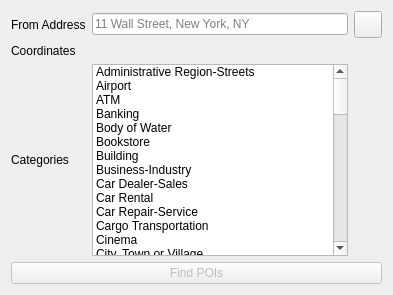
         <widget class="QWidget" name="tab_11">
          <attribute name="title">
           <string>Single Address Input</string>
          </attribute>
          <layout class="QVBoxLayout" name="verticalLayout_7">
           <item>
            <layout class="QGridLayout" name="gridLayout_3">
             <item row="0" column="2">
              <widget class="QToolButton" name="captureButton_4">
               <property name="text">
                <string/>
               </property>
               <property name="iconSize">
                <size>
                 <width>20</width>
                 <height>20</height>
                </size>
               </property>
               <property name="checkable">
                <bool>true</bool>
               </property>
               <property name="checked">
                <bool>false</bool>
               </property>
              </widget>
             </item>
             <item row="1" column="0">
              <widget class="QLabel" name="label_21">
               <property name="text">
                <string>Coordinates</string>
               </property>
              </widget>
             </item>
             <item row="0" column="0">
              <widget class="QLabel" name="label_12">
               <property name="text">
                <string>From Address</string>
               </property>
              </widget>
             </item>
             <item row="2" column="0">
              <widget class="QLabel" name="label_23">
               <property name="text">
                <string>Categories</string>
               </property>
              </widget>
             </item>
             <item row="2" column="1">
              <widget class="QListWidget" name="listWidget">
               <property name="selectionMode">
                <enum>QAbstractItemView::MultiSelection</enum>
               </property>
               <property name="sortingEnabled">
                <bool>true</bool>
               </property>
               <item>
                <property name="text">
                 <string>Administrative Region-Streets</string>
                </property>
               </item>
               <item>
                <property name="text">
                 <string>Airport</string>
                </property>
               </item>
               <item>
                <property name="text">
                 <string>ATM</string>
                </property>
               </item>
               <item>
                <property name="text">
                 <string>Banking</string>
                </property>
               </item>
               <item>
                <property name="text">
                 <string>Body of Water</string>
                </property>
               </item>
               <item>
                <property name="text">
                 <string>Bookstore</string>
                </property>
               </item>
               <item>
                <property name="text">
                 <string>Building</string>
                </property>
               </item>
               <item>
                <property name="text">
                 <string>Business-Industry</string>
                </property>
               </item>
               <item>
                <property name="text">
                 <string>Car Dealer-Sales</string>
                </property>
               </item>
               <item>
                <property name="text">
                 <string>Car Rental</string>
                </property>
               </item>
               <item>
                <property name="text">
                 <string>Car Repair-Service</string>
                </property>
               </item>
               <item>
                <property name="text">
                 <string>Cargo Transportation</string>
                </property>
               </item>
               <item>
                <property name="text">
                 <string>Cinema</string>
                </property>
               </item>
               <item>
                <property name="text">
                 <string>City, Town or Village</string>
                </property>
               </item>
               <item>
                <property name="text">
                 <string>Clothing and Accessories</string>
                </property>
               </item>
               <item>
                <property name="text">
                 <string>Coffee-Tea</string>
                </property>
               </item>
               <item>
                <property name="text">
                 <string>Commercial Services</string>
                </property>
               </item>
               <item>
                <property name="text">
                 <string>Communication-Media</string>
                </property>
               </item>
               <item>
                <property name="text">
                 <string>Consumer Goods</string>
                </property>
               </item>
               <item>
                <property name="text">
                 <string>Consumer Services</string>
                </property>
               </item>
               <item>
                <property name="text">
                 <string>Convenience Store</string>
                </property>
               </item>
               <item>
                <property name="text">
                 <string>Department Store</string>
                </property>
               </item>
               <item>
                <property name="text">
                 <string>Drugstore or Pharmacy</string>
                </property>
               </item>
               <item>
                <property name="text">
                 <string>Education Facility</string>
                </property>
               </item>
               <item>
                <property name="text">
                 <string>Electronics</string>
                </property>
               </item>
               <item>
                <property name="text">
                 <string>Event Spaces</string>
                </property>
               </item>
               <item>
                <property name="text">
                 <string>Facilities</string>
                </property>
               </item>
               <item>
                <property name="text">
                 <string>Food and Drink</string>
                </property>
               </item>
               <item>
                <property name="text">
                 <string>Forest, Heath or Other Vegetation</string>
                </property>
               </item>
               <item>
                <property name="text">
                 <string>Fueling Station</string>
                </property>
               </item>
               <item>
                <property name="text">
                 <string>Government or Community Facility</string>
                </property>
               </item>
               <item>
                <property name="text">
                 <string>Hair and Beauty</string>
                </property>
               </item>
               <item>
                <property name="text">
                 <string>Hardware, House and Garden</string>
                </property>
               </item>
               <item>
                <property name="text">
                 <string>Hospital or Health Care Facility</string>
                </property>
               </item>
               <item>
                <property name="text">
                 <string>Hotel-Motel</string>
                </property>
               </item>
               <item>
                <property name="text">
                 <string>Landmark-Attraction</string>
                </property>
               </item>
               <item>
                <property name="text">
                 <string>Leisure</string>
                </property>
               </item>
               <item>
                <property name="text">
                 <string>Library</string>
                </property>
               </item>
               <item>
                <property name="text">
                 <string>Lodging</string>
                </property>
               </item>
               <item>
                <property name="text">
                 <string>Mall-Shopping Complex</string>
                </property>
               </item>
               <item>
                <property name="text">
                 <string>Money-Cash Services</string>
                </property>
               </item>
               <item>
                <property name="text">
                 <string>Mountain or Hill</string>
                </property>
               </item>
               <item>
                <property name="text">
                 <string>Museum</string>
                </property>
               </item>
               <item>
                <property name="text">
                 <string>Natural and Geographical</string>
                </property>
               </item>
               <item>
                <property name="text">
                 <string>Nightlife-Entertainment</string>
                </property>
               </item>
               <item>
                <property name="text">
                 <string>Outdoor Area-Complex</string>
                </property>
               </item>
               <item>
                <property name="text">
                 <string>Outdoor-Recreation</string>
                </property>
               </item>
               <item>
                <property name="text">
                 <string>Parking</string>
                </property>
               </item>
               <item>
                <property name="text">
                 <string>Police-Fire-Emergency</string>
                </property>
               </item>
               <item>
                <property name="text">
                 <string>Post Office</string>
                </property>
               </item>
               <item>
                <property name="text">
                 <string>Public Transport</string>
                </property>
               </item>
               <item>
                <property name="text">
                 <string>Religious Place</string>
                </property>
               </item>
               <item>
                <property name="text">
                 <string>Rest Area</string>
                </property>
               </item>
               <item>
                <property name="text">
                 <string>Restaurant</string>
                </property>
               </item>
               <item>
                <property name="text">
                 <string>Sports Facility-Venue</string>
                </property>
               </item>
               <item>
                <property name="text">
                 <string>Theatre, Music and Culture</string>
                </property>
               </item>
               <item>
                <property name="text">
                 <string>Tourist Information</string>
                </property>
               </item>
               <item>
                <property name="text">
                 <string>Truck-Semi Dealer-Services</string>
                </property>
               </item>
               <item>
                <property name="text">
                 <string>Undersea Feature</string>
                </property>
               </item>
              </widget>
             </item>
             <item row="1" column="1">
              <widget class="QLabel" name="placeLabel">
               <property name="text">
                <string/>
               </property>
              </widget>
             </item>
             <item row="0" column="1">
              <widget class="QLineEdit" name="placesAddress">
               <property name="placeholderText">
                <string>11 Wall Street, New York, NY</string>
               </property>
              </widget>
             </item>
            </layout>
           </item>
           <item>
            <widget class="QPushButton" name="findPOISButton">
             <property name="enabled">
              <bool>false</bool>
             </property>
             <property name="text">
              <string>Find POIs</string>
             </property>
            </widget>
           </item>
          </layout>
         </widget>
